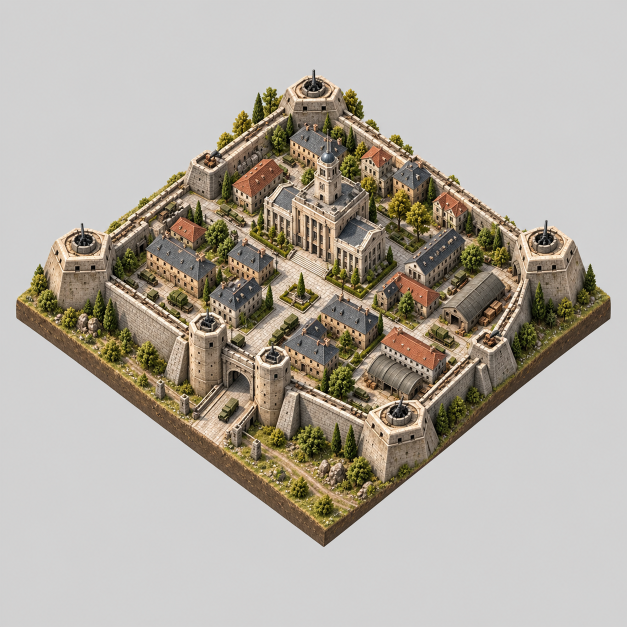
#> input picture output/imagegen/reprojected/npc-fortress.png, 1254 x 1254 px (shown at 1/2 size); its folder holds only this picture in this run
$ python prepare-assets.py
#> lines starting #> are read from the running program, lines starting #| are printed output that depends on the picture; after the words box and inside, x2 and y2 are one past the last pixel; in counts of white or black regions, pixels touching at a corner belong together
"""Convert generated map dioramas to compact transparent WebP assets."""
from pathlib import Path
from collections import deque
from PIL import Image,ImageFilter,ImageDraw
import shutil
root=Path(__file__).resolve().parents[3]
folder=Path(__file__).resolve().parent
backup=folder/'previous';backup.mkdir(exist_ok=True)
for source in sorted(folder.glob('*.png')):
    if not source.stem.startswith(('npc-','wild-')): continue
    im=Image.open(source).convert('RGBA');w,h=im.size
#> after `w, h = im.size`: w = 1254; h = 1254
    rgb=im.load(); seen=bytearray(w*h);pending=deque()
    def bg(x,y):
        r,g,b,_=rgb[x,y]
        return max(r,g,b)-min(r,g,b)<20 and min(r,g,b)>108
    for x in range(w):pending.extend(((x,0),(x,h-1)))
    for y in range(h):pending.extend(((0,y),(w-1,y)))
    while pending:
        x,y=pending.popleft()
        if not(0<=x<w and 0<=y<h):continue
        i=y*w+x
        if seen[i] or not bg(x,y):continue
        seen[i]=1;pending.extend(((x+1,y),(x-1,y),(x,y+1),(x,y-1)))
#> this loop made 3891440 passes
#> (r in bg, g in bg, b in bg) on passes 1 to 3: (207, 208, 207), (206, 204, 205), (210, 210, 210)
    alpha=Image.frombytes('L',(w,h),bytes(0 if v else 255 for v in seen))
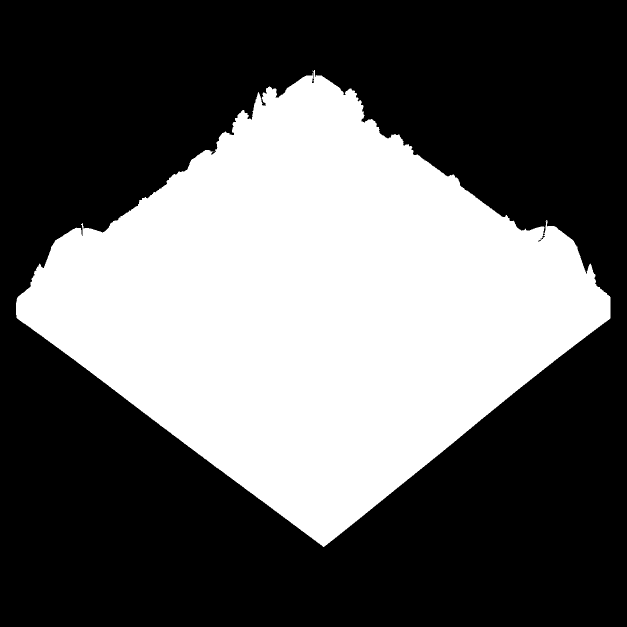
#> alpha: PIL image 1254x1254 L (shown at 1/2 size); 38.2% white; 2 white regions (1 under 20 px), largest, box (x1, y1, x2, y2) and area: (32, 140, 1221, 1094) 600909
    alpha=alpha.filter(ImageFilter.MedianFilter(3))
#> alpha: PIL image 1254x1254 L; 38.2% white; 1 white region, box (x1, y1, x2, y2) and area: (32, 141, 1221, 1094) 600939
    im.putalpha(alpha)
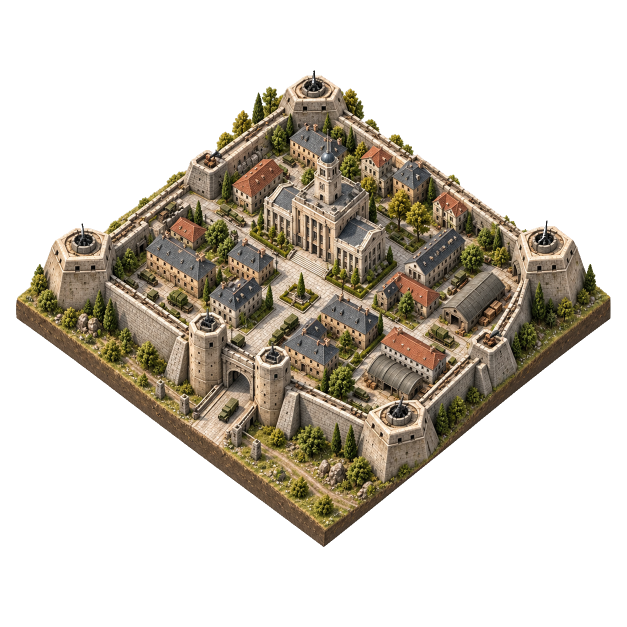
#> im: PIL image 1254x1254 RGBA (shown at 1/2 size); mean R, G, B, A 178.2, 171.8, 161.8, 97.4; transparent parts drawn white
    im.resize((384,384),Image.Resampling.LANCZOS).save(folder/(source.stem+'-transparent.webp'),quality=92,method=6)
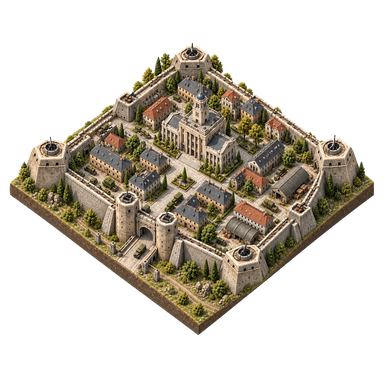
#> saved as npc-fortress-transparent.webp: PIL image 384x384 RGBA; mean R, G, B, A 50.4, 44.2, 34, 97.4; transparent parts drawn white
    for suffix in ('','-map'):
        dest=root/'frontend/img/map'/(source.stem+suffix+'.webp')
        if dest.exists() and not (backup/dest.name).exists():shutil.copy2(dest,backup/dest.name)
        shutil.copy2(folder/(source.stem+'-transparent.webp'),dest)
    print(source.stem,im.size,'transparent pixels',sum(seen))
#| npc-fortress (1254, 1254) transparent pixels 971606
files=sorted(folder.glob('*-transparent.webp'))
out=Image.new('RGB',(1000,600),'#85935d');d=ImageDraw.Draw(out)
#> after `out = Image.new('RGB', (1000, 600), '#85935d')`:
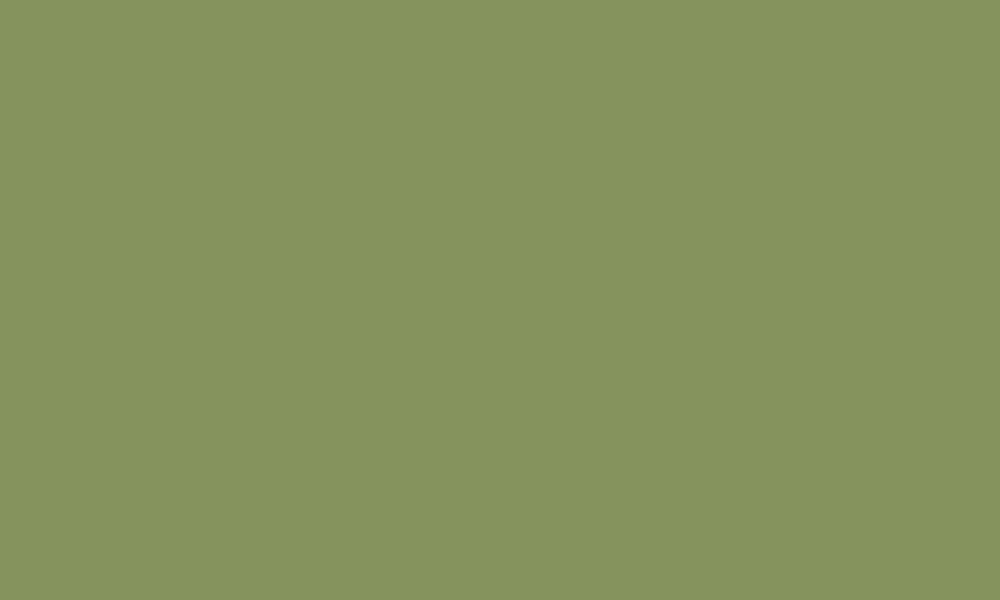
#> out: PIL image 1000x600 RGB; mean R, G, B 133, 147, 93
for i,p in enumerate(files):
    im=Image.open(p).convert('RGBA');im.thumbnail((250,260));out.paste(im,((i%4)*250,(i//4)*300),im)
    d.text(((i%4)*250+12,(i//4)*300+273),p.stem.replace('-transparent',''),fill='white')
out.save(folder/'comparison.jpg',quality=92)

$ run again, on output/imagegen/reprojected/wild-rarefactory.png
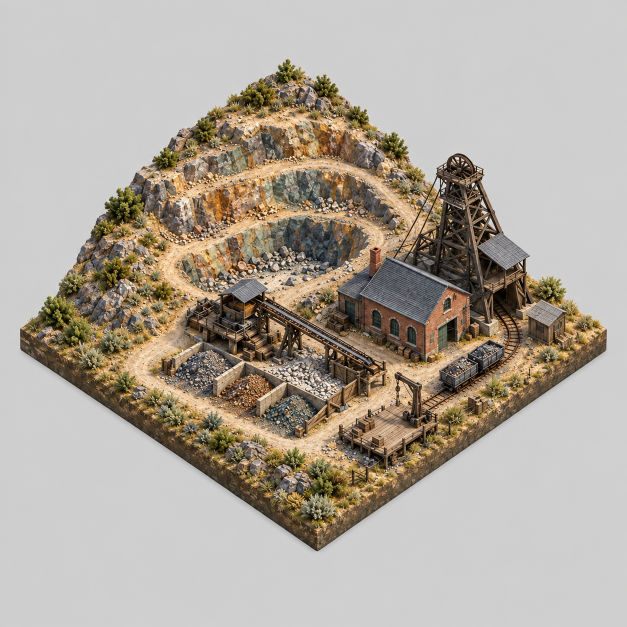
#> input picture output/imagegen/reprojected/wild-rarefactory.png, 1254 x 1254 px (shown at 1/2 size)
#> the loop `while pending:` made 3762136 passes
#> (r in bg, g in bg, b in bg) on passes 1 to 3: (204, 205, 204), (203, 201, 201), (207, 207, 207)
#> `alpha=Image.frombytes('L',(w,h),bytes(0 if v else 255 for v in seen))`:
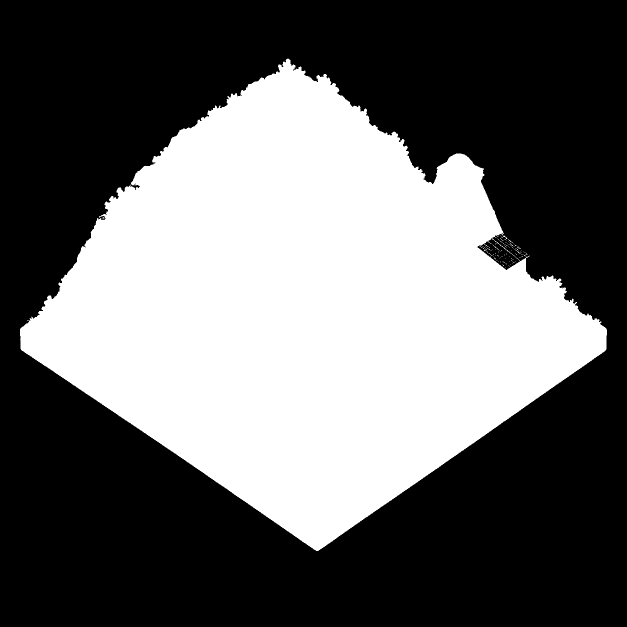
#> alpha: PIL image 1254x1254 L (shown at 1/2 size); 40.3% white; 118 white regions (117 under 20 px), largest, box (x1, y1, x2, y2) and area: (40, 117, 1214, 1102) 632922
#> `im.resize((384,384),Image.Resampling.LANCZOS).save(folder/(source.stem..`:
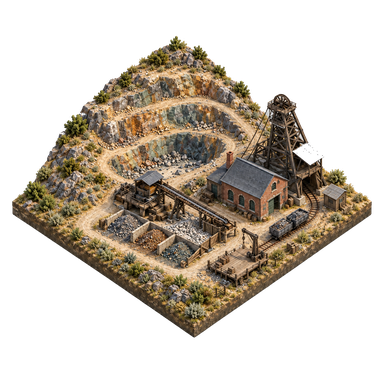
#> saved as wild-rarefactory-transparent.webp: PIL image 384x384 RGBA; mean R, G, B, A 53.9, 45.6, 34.6, 102.6; transparent parts drawn white
#| wild-rarefactory (1254, 1254) transparent pixels 939280
